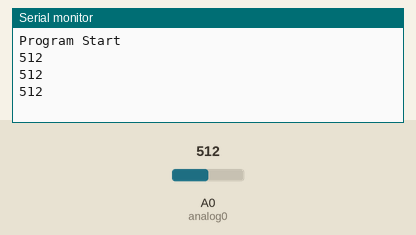
The sketch below on a simulated Arduino Uno, built with avr-gcc and run on an emulated ATmega328P. On the bench: the last lines printed to the serial monitor. The inputs (shaded band) are chosen by the test bench; at power-on: A0 (analog0) = 512.

Above: at 1.3 s.
1.4 s: A0 (analog0) set to 716
At 1.9 s:
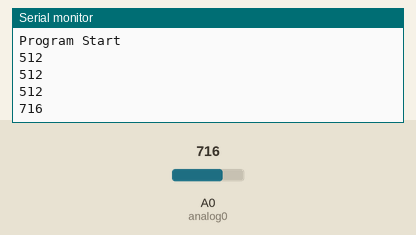
2.9 s: A0 (analog0) set to 900
At 3.4 s:
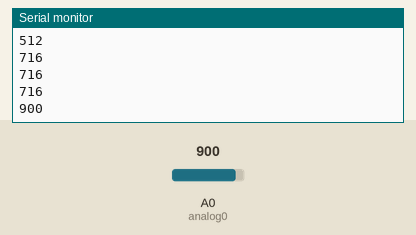
Timing chart, 0 to 5.9 s (numbered marks = the images above; inputs shaded):
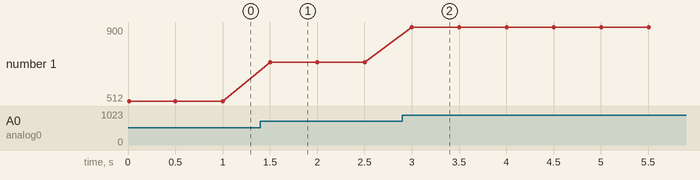

Measured:
- after the input at 1.4 s, the serial monitor: prints a new line after 0.10 s (image 1)
- after the input at 2.9 s, the serial monitor: prints a new line after 0.10 s (image 2)
- plotted number 1: 512 → 716 after the input at 1.4 s, 716 → 900 after the input at 2.9 s

The sketch:

11.26_a.ino
```cpp
#define analog0 0

int analogvalue = 0;
void setup() {
  // put your setup code here, to run once:
   Serial.begin(9600);
   Serial.println("Program Start");

}

void loop() {
  // put your main code here, to run repeatedly:
analogvalue=analogRead(analog0);
 Serial.println(analogvalue);
 delay(500);
}
```
